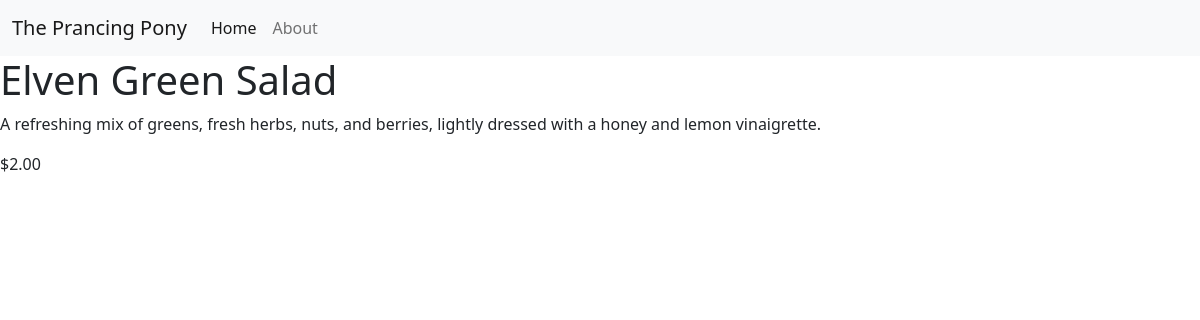
The page /menuitem/9/ on the database its author committed.
### restaurant_menu/models.py (models this page shows, shortened)
class Item(models.Model):
    meal = models.CharField(max_length=1000, unique=True)
    description = models.CharField(max_length=2000)
    price = models.DecimalField(max_digits=10, decimal_places=2)
    meal_type = models.CharField(max_length=200, choices=MEAL_TYPE)
    author = models.ForeignKey(User, on_delete=models.PROTECT)
    status = models.IntegerField(choices=STATUS, default=1)
    date_created = models.DateTimeField(auto_now_add=True)
    date_updated = models.DateTimeField(auto_now=True)

### restaurant_menu/views.py (the view)
# urls.py: path('menuitem/<int:pk>/', views.MenuItemDetail.as_view(), name='menu_item'),
class MenuItemDetail(generic.DetailView):
    model = Item
    template_name = "menu_item_detail.html"

### restaurant_menu/templates/menu_item_detail.html
{% extends 'base.html' %}
{% block content %}
    <h1>{{ item.meal }}</h1>
    <p>{{ item.description }}</p>
    <p>${{ item.price }}</p>
{% endblock content %}

### rows shown on the page
Item: meal "Elven Green Salad", description "A refreshing mix of greens, fresh herbs, nuts, and berries, lightly dressed with a honey and lemon vinaigrette.", price "2.00"
